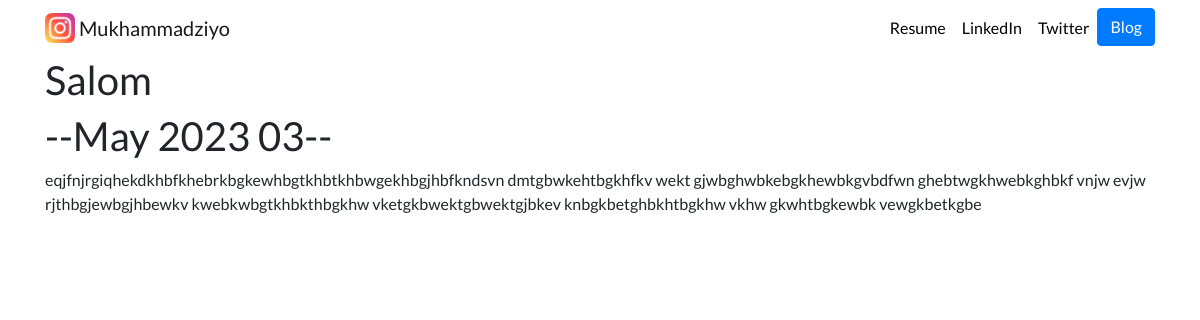
The page /blog/9/ on the database its author committed.
### blog/models.py (models this page shows)
class Blog(models.Model):
    title = models.CharField(max_length=100)
    description = models.CharField(max_length=250)
    date = models.DateField()

### blog/views.py (the view)
# urls.py: path('<int:blog_id>/', views.detail, name='detail')
def detail(request, blog_id):
    blog = get_object_or_404(Blog, pk=blog_id)
    return render(request, 'blog/detail.html', {'blog':blog})

### blog/templates/blog/detail.html
{% extends 'portfolio/base.html' %}
{% block content %}
<h1>{{ blog.title }}<h1/>
<h1>--{{blog.date|date:'M Y d'}}--</h1>
{{blog.description}}
{% endblock %}

### portfolio/static/portfolio/custom.css (style rules this page uses)
body { font-family: 'Lato', sans-serif; }

### rows shown on the page
Blog: title "Salom", date "May 2023 03", description "eqjfnjrgiqhekdkhbfkhebrkbgkewhbgtkhbtkhbwgekhbgjhbfkndsvn dmtgbwkehtbgkhfkv wekt gjwbghwbkebgkhewbkgvbdfwn ghebtwgkhwebkghbkf vnjw evjw rjthbgjewbgjhbewkv kwebkwbgtkhbkthbgkhw vketgkbwektgbwektgjbkev knbgkbetghbkhtbgkhw vkhw gkwhtbgkewbk vewgkbetkgbe"
